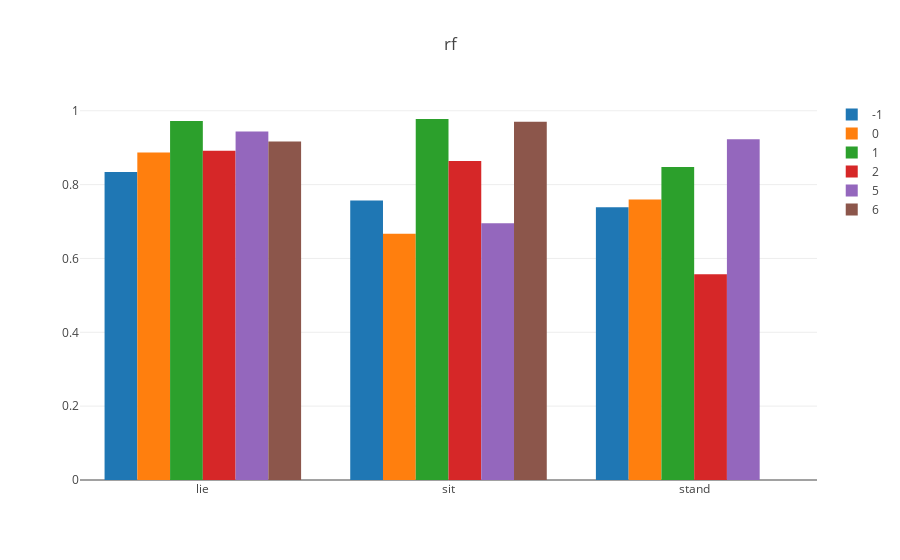

Notebook source saved alongside this figure:
### Code cell
dv.bargroup(pdfp, 'classifier', 'user', 'class', 'f1')

### Figure 1 — Plotly figure (JSON) as saved in the notebook; plotly's stock layout.template omitted (floating-point values rounded to 4 significant figures)
{"data": [{"name": -1, "type": "bar", "x": ["lie", "sit", "stand"], "y": [0.8341, 0.7569, 0.7386]}, {"name": 0, "type": "bar", "x": ["lie", "sit", "stand"], "y": [0.8869, 0.6667, 0.7595]}, {"name": 1, "type": "bar", "x": ["lie", "sit", "stand"], "y": [0.9722, 0.9777, 0.8475]}, {"name": 2, "type": "bar", "x": ["lie", "sit", "stand"], "y": [0.8916, 0.8638, 0.5571]}, {"name": 5, "type": "bar", "x": ["lie", "sit", "stand"], "y": [0.9435, 0.6957, 0.9231]}, {"name": 6, "type": "bar", "x": ["lie", "sit"], "y": [0.9167, 0.9704]}], "layout": {"barmode": "group", "title": "rf"}}
